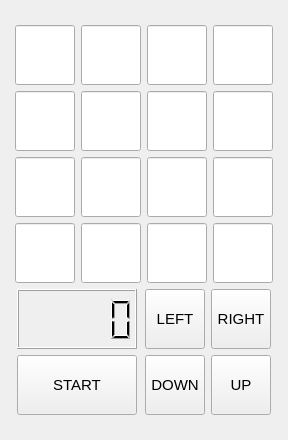
<?xml version="1.0" encoding="UTF-8"?>
<ui version="4.0">
 <class>Form</class>
 <widget class="QWidget" name="Form">
  <property name="geometry">
   <rect>
    <x>0</x>
    <y>0</y>
    <width>288</width>
    <height>440</height>
   </rect>
  </property>
  <property name="minimumSize">
   <size>
    <width>288</width>
    <height>440</height>
   </size>
  </property>
  <property name="maximumSize">
   <size>
    <width>288</width>
    <height>440</height>
   </size>
  </property>
  <property name="windowTitle">
   <string>Form</string>
  </property>
  <layout class="QGridLayout" name="gridLayout">
   <item row="0" column="0">
    <layout class="QVBoxLayout" name="verticalLayout_4">
     <item>
      <layout class="QVBoxLayout" name="verticalLayout">
       <item>
        <layout class="QHBoxLayout" name="horizontalLayout">
         <item>
          <widget class="QLineEdit" name="l_1">
           <property name="minimumSize">
            <size>
             <width>60</width>
             <height>60</height>
            </size>
           </property>
           <property name="maximumSize">
            <size>
             <width>60</width>
             <height>60</height>
            </size>
           </property>
           <property name="font">
            <font>
             <pointsize>11</pointsize>
            </font>
           </property>
          </widget>
         </item>
         <item>
          <widget class="QLineEdit" name="l_2">
           <property name="minimumSize">
            <size>
             <width>60</width>
             <height>60</height>
            </size>
           </property>
           <property name="maximumSize">
            <size>
             <width>60</width>
             <height>60</height>
            </size>
           </property>
           <property name="font">
            <font>
             <pointsize>11</pointsize>
            </font>
           </property>
          </widget>
         </item>
         <item>
          <widget class="QLineEdit" name="l_3">
           <property name="minimumSize">
            <size>
             <width>60</width>
             <height>60</height>
            </size>
           </property>
           <property name="maximumSize">
            <size>
             <width>60</width>
             <height>60</height>
            </size>
           </property>
           <property name="font">
            <font>
             <pointsize>11</pointsize>
            </font>
           </property>
          </widget>
         </item>
         <item>
          <widget class="QLineEdit" name="l_4">
           <property name="minimumSize">
            <size>
             <width>60</width>
             <height>60</height>
            </size>
           </property>
           <property name="maximumSize">
            <size>
             <width>60</width>
             <height>60</height>
            </size>
           </property>
           <property name="font">
            <font>
             <pointsize>11</pointsize>
            </font>
           </property>
          </widget>
         </item>
        </layout>
       </item>
       <item>
        <layout class="QHBoxLayout" name="horizontalLayout_2">
         <item>
          <widget class="QLineEdit" name="l_8">
           <property name="minimumSize">
            <size>
             <width>60</width>
             <height>60</height>
            </size>
           </property>
           <property name="maximumSize">
            <size>
             <width>60</width>
             <height>60</height>
            </size>
           </property>
           <property name="font">
            <font>
             <pointsize>11</pointsize>
            </font>
           </property>
          </widget>
         </item>
         <item>
          <widget class="QLineEdit" name="l_7">
           <property name="minimumSize">
            <size>
             <width>60</width>
             <height>60</height>
            </size>
           </property>
           <property name="maximumSize">
            <size>
             <width>60</width>
             <height>60</height>
            </size>
           </property>
           <property name="font">
            <font>
             <pointsize>11</pointsize>
            </font>
           </property>
          </widget>
         </item>
         <item>
          <widget class="QLineEdit" name="l_6">
           <property name="minimumSize">
            <size>
             <width>60</width>
             <height>60</height>
            </size>
           </property>
           <property name="maximumSize">
            <size>
             <width>60</width>
             <height>60</height>
            </size>
           </property>
           <property name="font">
            <font>
             <pointsize>11</pointsize>
            </font>
           </property>
          </widget>
         </item>
         <item>
          <widget class="QLineEdit" name="l_5">
           <property name="minimumSize">
            <size>
             <width>60</width>
             <height>60</height>
            </size>
           </property>
           <property name="maximumSize">
            <size>
             <width>60</width>
             <height>60</height>
            </size>
           </property>
           <property name="font">
            <font>
             <pointsize>11</pointsize>
            </font>
           </property>
          </widget>
         </item>
        </layout>
       </item>
       <item>
        <layout class="QHBoxLayout" name="horizontalLayout_3">
         <item>
          <widget class="QLineEdit" name="l_9">
           <property name="minimumSize">
            <size>
             <width>60</width>
             <height>60</height>
            </size>
           </property>
           <property name="maximumSize">
            <size>
             <width>60</width>
             <height>60</height>
            </size>
           </property>
           <property name="font">
            <font>
             <pointsize>11</pointsize>
            </font>
           </property>
          </widget>
         </item>
         <item>
          <widget class="QLineEdit" name="l_10">
           <property name="minimumSize">
            <size>
             <width>60</width>
             <height>60</height>
            </size>
           </property>
           <property name="maximumSize">
            <size>
             <width>60</width>
             <height>60</height>
            </size>
           </property>
           <property name="font">
            <font>
             <pointsize>11</pointsize>
            </font>
           </property>
          </widget>
         </item>
         <item>
          <widget class="QLineEdit" name="l_11">
           <property name="minimumSize">
            <size>
             <width>60</width>
             <height>60</height>
            </size>
           </property>
           <property name="maximumSize">
            <size>
             <width>60</width>
             <height>60</height>
            </size>
           </property>
           <property name="font">
            <font>
             <pointsize>11</pointsize>
            </font>
           </property>
          </widget>
         </item>
         <item>
          <widget class="QLineEdit" name="l_12">
           <property name="minimumSize">
            <size>
             <width>60</width>
             <height>60</height>
            </size>
           </property>
           <property name="maximumSize">
            <size>
             <width>60</width>
             <height>60</height>
            </size>
           </property>
           <property name="font">
            <font>
             <pointsize>11</pointsize>
            </font>
           </property>
          </widget>
         </item>
        </layout>
       </item>
       <item>
        <layout class="QHBoxLayout" name="horizontalLayout_4">
         <item>
          <widget class="QLineEdit" name="l_13">
           <property name="minimumSize">
            <size>
             <width>60</width>
             <height>60</height>
            </size>
           </property>
           <property name="maximumSize">
            <size>
             <width>60</width>
             <height>60</height>
            </size>
           </property>
           <property name="font">
            <font>
             <pointsize>11</pointsize>
            </font>
           </property>
          </widget>
         </item>
         <item>
          <widget class="QLineEdit" name="l_14">
           <property name="minimumSize">
            <size>
             <width>60</width>
             <height>60</height>
            </size>
           </property>
           <property name="maximumSize">
            <size>
             <width>60</width>
             <height>60</height>
            </size>
           </property>
           <property name="font">
            <font>
             <pointsize>11</pointsize>
            </font>
           </property>
          </widget>
         </item>
         <item>
          <widget class="QLineEdit" name="l_15">
           <property name="minimumSize">
            <size>
             <width>60</width>
             <height>60</height>
            </size>
           </property>
           <property name="maximumSize">
            <size>
             <width>60</width>
             <height>60</height>
            </size>
           </property>
           <property name="font">
            <font>
             <pointsize>11</pointsize>
            </font>
           </property>
          </widget>
         </item>
         <item>
          <widget class="QLineEdit" name="l_16">
           <property name="minimumSize">
            <size>
             <width>60</width>
             <height>60</height>
            </size>
           </property>
           <property name="maximumSize">
            <size>
             <width>60</width>
             <height>60</height>
            </size>
           </property>
           <property name="font">
            <font>
             <pointsize>11</pointsize>
            </font>
           </property>
          </widget>
         </item>
        </layout>
       </item>
      </layout>
     </item>
     <item>
      <layout class="QHBoxLayout" name="horizontalLayout_7">
       <item>
        <layout class="QVBoxLayout" name="verticalLayout_2">
         <item>
          <widget class="QLCDNumber" name="score">
           <property name="minimumSize">
            <size>
             <width>120</width>
             <height>60</height>
            </size>
           </property>
           <property name="maximumSize">
            <size>
             <width>120</width>
             <height>60</height>
            </size>
           </property>
          </widget>
         </item>
         <item>
          <widget class="QPushButton" name="pushButton_5">
           <property name="minimumSize">
            <size>
             <width>120</width>
             <height>60</height>
            </size>
           </property>
           <property name="maximumSize">
            <size>
             <width>120</width>
             <height>60</height>
            </size>
           </property>
           <property name="font">
            <font>
             <pointsize>11</pointsize>
            </font>
           </property>
           <property name="text">
            <string>START</string>
           </property>
          </widget>
         </item>
        </layout>
       </item>
       <item>
        <layout class="QVBoxLayout" name="verticalLayout_3">
         <item>
          <layout class="QHBoxLayout" name="horizontalLayout_5">
           <item>
            <widget class="QPushButton" name="leftButton">
             <property name="minimumSize">
              <size>
               <width>60</width>
               <height>60</height>
              </size>
             </property>
             <property name="maximumSize">
              <size>
               <width>60</width>
               <height>60</height>
              </size>
             </property>
             <property name="font">
              <font>
               <pointsize>11</pointsize>
              </font>
             </property>
             <property name="text">
              <string>LEFT</string>
             </property>
            </widget>
           </item>
           <item>
            <widget class="QPushButton" name="rightButton">
             <property name="minimumSize">
              <size>
               <width>60</width>
               <height>60</height>
              </size>
             </property>
             <property name="maximumSize">
              <size>
               <width>60</width>
               <height>60</height>
              </size>
             </property>
             <property name="font">
              <font>
               <pointsize>11</pointsize>
              </font>
             </property>
             <property name="text">
              <string>RIGHT</string>
             </property>
            </widget>
           </item>
          </layout>
         </item>
         <item>
          <layout class="QHBoxLayout" name="horizontalLayout_6">
           <item>
            <widget class="QPushButton" name="downButton">
             <property name="minimumSize">
              <size>
               <width>60</width>
               <height>60</height>
              </size>
             </property>
             <property name="maximumSize">
              <size>
               <width>60</width>
               <height>60</height>
              </size>
             </property>
             <property name="font">
              <font>
               <pointsize>11</pointsize>
              </font>
             </property>
             <property name="text">
              <string>DOWN</string>
             </property>
            </widget>
           </item>
           <item>
            <widget class="QPushButton" name="upButton">
             <property name="minimumSize">
              <size>
               <width>60</width>
               <height>60</height>
              </size>
             </property>
             <property name="maximumSize">
              <size>
               <width>60</width>
               <height>60</height>
              </size>
             </property>
             <property name="font">
              <font>
               <pointsize>11</pointsize>
              </font>
             </property>
             <property name="text">
              <string>UP</string>
             </property>
            </widget>
           </item>
          </layout>
         </item>
        </layout>
       </item>
      </layout>
     </item>
    </layout>
   </item>
  </layout>
 </widget>
 <resources/>
 <connections/>
</ui>
